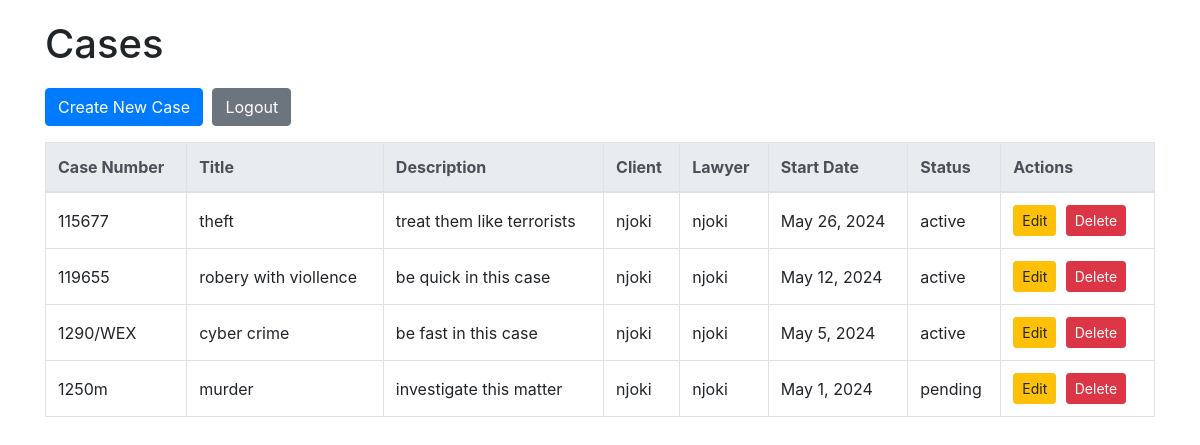
The app's page /cases/ (signed in) with its own data.
### legal_services/models.py (models this page shows, shortened)
class Case(models.Model):
    case_number = models.CharField(max_length=20, unique=True)
    title = models.CharField(max_length=255)
    description = models.TextField()
    client = models.ForeignKey(Client, on_delete=models.CASCADE)
    lawyer = models.ForeignKey(Lawyer, on_delete=models.CASCADE)
    start_date = models.DateField()
    end_date = models.DateField(null=True, blank=True)
    status = models.CharField(max_length=50)

class Client(models.Model):
    user = models.OneToOneField(User, on_delete=models.CASCADE)
    phone_number = models.CharField(max_length=15)
    address = models.TextField()

class Lawyer(models.Model):
    user = models.OneToOneField(User, on_delete=models.CASCADE)
    phone_number = models.CharField(max_length=15)
    address = models.TextField()
    specialization = models.CharField(max_length=100)

### legal_services/views.py (the view)
# urls.py: path('cases/', views.case_list, name='case_list'),
@login_required
def case_list(request):
    cases = Case.objects.all()
    return render(request, 'legal_services/case_list.html', {'cases': cases})

### legal_services/templates/legal_services/case_list.html (shortened to what this page needs)
<!DOCTYPE html>
<html>
<head>
    <link href="https://stackpath.bootstrapcdn.com/bootstrap/4.5.2/css/bootstrap.min.css" rel="stylesheet">
</head>
<body>
    <div class="container">
        <h1>Cases</h1>
        <div class="mb-3">
            <a href="{% url 'case_create' %}" class="btn btn-primary">Create New Case</a>
            <a href="{% url 'logout' %}" class="btn btn-secondary">Logout</a>
        </div>
        <table class="table table-bordered">
            <thead class="thead-light">
                <tr>
                    <th>Case Number</th>
                    <th>Title</th>
                    <th>Description</th>
                    <th>Client</th>
                    <th>Lawyer</th>
                    <th>Start Date</th>
                    <th>Status</th>
                    <th>Actions</th>
                </tr>
            </thead>
            <tbody>
                {% for case in cases %}
                <tr>
                    <td>{{ case.case_number }}</td>
                    <td>{{ case.title }}</td>
                    <td>{{ case.description }}</td>
                    <td>{{ case.client.user.username }}</td>
                    <td>{{ case.lawyer.user.username }}</td>
                    <td>{{ case.start_date }}</td>
                    <td>{{ case.status }}</td>
                    <td>
                        <a href="{% url 'case_update' case.pk %}" class="btn btn-sm btn-warning">Edit</a>
                        <a href="{% url 'case_delete' case.pk %}" class="btn btn-sm btn-danger">Delete</a>
                    </td>
                </tr>
                {% endfor %}
            </tbody>
        </table>
    </div>
</body>
</html>

### legal_services/templates/legal_services/case_list.html (style rules this page uses)
body { padding: 20px; }
h1 { margin-bottom: 20px; }
.table th, .table td { vertical-align: middle; }
.btn { margin-right: 5px; }

### records on screen
Case: case_number "115677", title "theft", description "treat them like terrorists", client.user.username "njoki", lawyer.user.username "njoki", start_date "May 26, 2024", status "active"
Case: case_number "119655", title "robery with viollence", description "be quick in this case", client.user.username "njoki", lawyer.user.username "njoki", start_date "May 12, 2024", status "active"
Case: case_number "1290/WEX", title "cyber crime", description "be fast in this case", client.user.username "njoki", lawyer.user.username "njoki", start_date "May 5, 2024", status "active"
Case: case_number "1250m", title "murder", description "investigate this matter", client.user.username "njoki", lawyer.user.username "njoki", start_date "May 1, 2024", status "pending"
